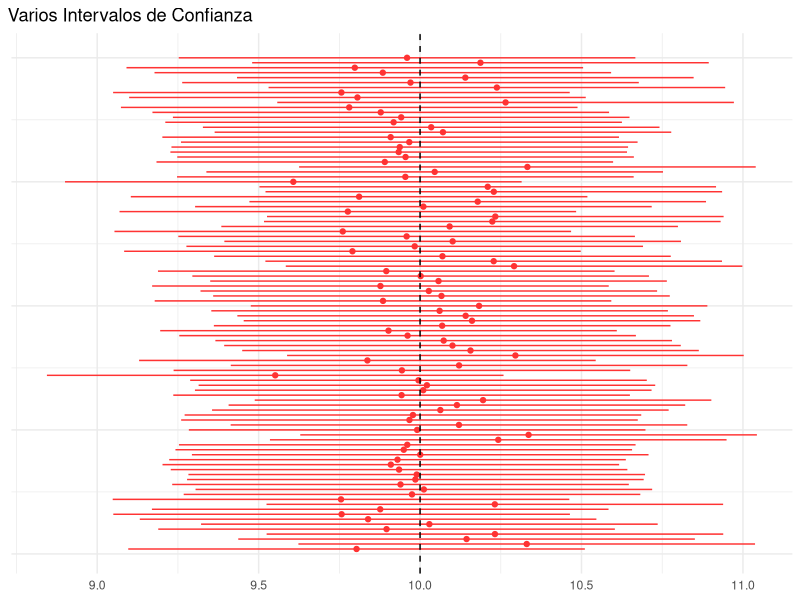

Source code (R):
set.seed(374683)
library(dplyr)        

library(ggplot2)
ic=matrix(0,100,5)
ic[,1]=seq(1:100)
ic=as.data.frame(ic)
colnames(ic)=c("id","estimador","inferior","superior","resultado")
ic$resultado="in"
for (i in 1:100){
  muestra=rnorm(50,10,1)
  ic[i,2]=mean(muestra)
  ic[i,3]=mean(muestra)-5*1/sqrt(50)   
  ic[i,4]=mean(muestra)+5*1/sqrt(50) 
}
ic$resultado=!(ic[,3]>10 | ic[,4]<10)
ic %>%
  ggplot(aes(estimador, id, color = resultado)) +
  geom_point() +
  geom_segment(aes(x =inferior, y = id, xend = superior, yend = id, color = resultado))+
  geom_vline(xintercept = 10, linetype = "dashed") +
  ggtitle("Varios Intervalos de Confianza") +
  scale_color_manual(values = c("#FF3333", "#009900")) +
  theme_minimal() +
  theme(axis.text.y = element_blank(), 
        axis.title.y = element_blank(),
        axis.title.x = element_blank(),
        legend.position = "none",
        plot.title.position = "plot")
